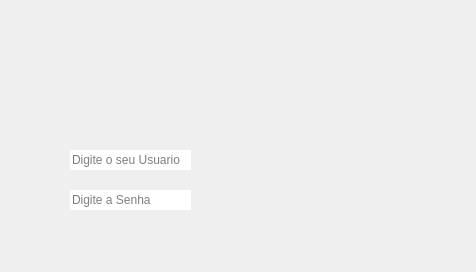
<?xml version="1.0" encoding="UTF-8"?>
<ui version="4.0">
 <class>Window_Login</class>
 <widget class="QDialog" name="Window_Login">
  <property name="geometry">
   <rect>
    <x>0</x>
    <y>0</y>
    <width>476</width>
    <height>272</height>
   </rect>
  </property>
  <property name="windowTitle">
   <string>Dialog</string>
  </property>
  <widget class="QLineEdit" name="Window_Login_Password">
   <property name="geometry">
    <rect>
     <x>70</x>
     <y>190</y>
     <width>121</width>
     <height>20</height>
    </rect>
   </property>
   <property name="frame">
    <bool>false</bool>
   </property>
   <property name="placeholderText">
    <string>Digite a Senha</string>
   </property>
  </widget>
  <widget class="QLineEdit" name="Window_Login_User">
   <property name="geometry">
    <rect>
     <x>70</x>
     <y>150</y>
     <width>121</width>
     <height>20</height>
    </rect>
   </property>
   <property name="frame">
    <bool>false</bool>
   </property>
   <property name="placeholderText">
    <string>Digite o seu Usuario</string>
   </property>
  </widget>
  <widget class="QLabel" name="Background_Login">
   <property name="geometry">
    <rect>
     <x>0</x>
     <y>-80</y>
     <width>481</width>
     <height>441</height>
    </rect>
   </property>
   <property name="styleSheet">
    <string notr="true">image: url(:/newPrefix/Canva/Login_Backgound_002.png);</string>
   </property>
   <property name="text">
    <string/>
   </property>
  </widget>
  <zorder>Background_Login</zorder>
  <zorder>Window_Login_Password</zorder>
  <zorder>Window_Login_User</zorder>
 </widget>
 <resources>
  <include location="../Imagens/Backgtound_Login.qrc"/>
 </resources>
 <connections/>
</ui>
